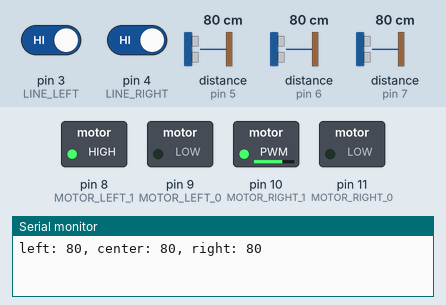
Bench run of a sketch on a simulated Arduino Uno, built with avr-gcc and run on an emulated ATmega328P. Parts: switched loads named in the sketch (green lamp = pin HIGH), the last lines printed to the serial monitor. Dashed ring = blinking. The test bench sets the inputs (shaded band); at power-on: distance to the obstacle (sensors on pin 6, pin 5, pin 7) 80 cm, pin 3 (LINE_LEFT) HIGH, pin 4 (LINE_RIGHT) HIGH. The echo pulse lasts 58.3 µs per cm; pins used as bus, display or sensor lines are not drawn.

Above: at 1.2 s.
1.3 s: distance to the obstacle (sensor on pin 6) set to 17 cm
4.8 s: distance to the obstacle (sensor on pin 6) set to 14 cm
At 6.0 s:
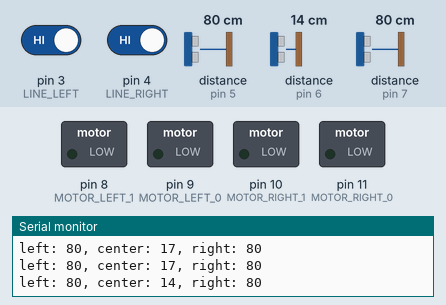
6.3 s: distance to the obstacle (sensor on pin 5) set to 16 cm
8.1 s: distance to the obstacle (sensor on pin 5) set to 12 cm
At 9.15 s:
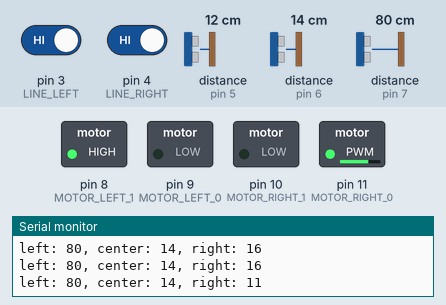
12.3 s: distance to the obstacle (sensor on pin 5) set to 18 cm
At 13.2 s:
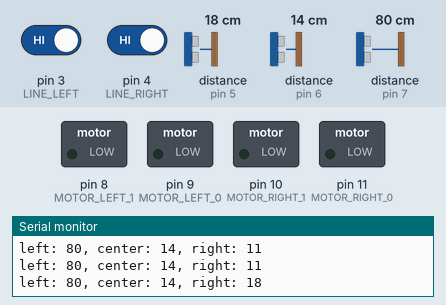
14.0 s: distance to the obstacle (sensor on pin 7) set to 17 cm
16.4 s: distance to the obstacle (sensor on pin 7) set to 13 cm
At 17.41 s:
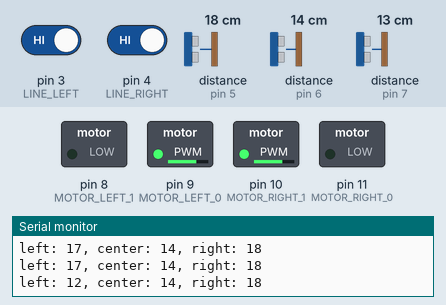
Timing chart, 0 to 21.6 s (numbered marks = the images above; inputs shaded):
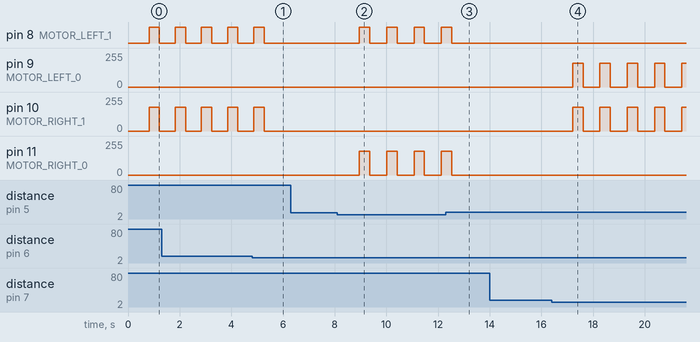

Measured:
- the behaviour switches between 16 and 15 cm on distance to the obstacle (sensor on pin 6) (found by bisection; images 0 and 1)
- the behaviour switches between 15 and 14 cm on distance to the obstacle (sensor on pin 5) (found by bisection; images 1 and 2)
- the behaviour switches between 15 and 14 cm on distance to the obstacle (sensor on pin 7) (found by bisection; images 3 and 4)
- after the input at 4.8 s, pin 8 (MOTOR_LEFT_1): goes on until 5.3 s, then stays LOW; pin 10 (MOTOR_RIGHT_1): goes on until 5.3 s, then stays 0/255
- after the input at 8.1 s, pin 8 (MOTOR_LEFT_1): alternates HIGH for 0.40 s and LOW for 0.66 s, starting after 0.86 s; pin 11 (MOTOR_RIGHT_0): alternates 180/255 for 0.40 s and 0/255 for 0.66 s, starting after 0.86 s
- after the input at 12.3 s, pin 8 (MOTOR_LEFT_1): goes on until 12.5 s, then stays LOW; pin 11 (MOTOR_RIGHT_0): goes on until 12.5 s, then stays 0/255
- after the input at 16.4 s, pin 9 (MOTOR_LEFT_0), pin 10 (MOTOR_RIGHT_1): alternates 180/255 for 0.40 s and 0/255 for 0.65 s, starting after 0.82 s
- by itself, pin 8 (MOTOR_LEFT_1): alternates HIGH for 0.40 s and LOW for 0.61 s

The sketch:

funny_code.ino
```cpp
#define MOTOR_LEFT_0 9
#define MOTOR_LEFT_1 8
#define MOTOR_RIGHT_0 11
#define MOTOR_RIGHT_1 10

#define LINE_LEFT 3
#define LINE_RIGHT 4

#define WALL_TRIGGER 2

#define WALL_LEFT 7
#define WALL_CENTER 6
#define WALL_RIGHT 5

#define MAX_WIGGLE 20
#define WALL_DISTENCE 15

#define MIN_SPEED 0
#define MAX_SPEED 180

long left_duration;
long center_duration;
long right_duration;
long left_cm;
long center_cm;
long right_cm;

enum Direction {
  Stop,
  Forward,
  Backword,
  Left,
  Right,
};

enum Mode {
  Line,
  Wall,
};

Mode mode = Line;

byte wiggle = MAX_WIGGLE;

void setup() {
  pinMode(MOTOR_LEFT_0, OUTPUT);
  pinMode(MOTOR_LEFT_1, OUTPUT);
  pinMode(MOTOR_RIGHT_0, OUTPUT);
  pinMode(MOTOR_RIGHT_1, OUTPUT);

  pinMode(LINE_LEFT, INPUT);
  pinMode(LINE_RIGHT, INPUT);

  pinMode(WALL_TRIGGER, OUTPUT);

  pinMode(WALL_LEFT, INPUT);
  pinMode(WALL_CENTER, INPUT);
  pinMode(WALL_RIGHT, INPUT);

  Serial.begin(9600);
}

void loop() {
  if (mode == Line) {
    line_mode();
  } else if (mode == Wall) {
    wall_mode();
  }
  //move(Forward);
}

void trigger() {
  delay(200); //delay to stop it being autistic
  digitalWrite(WALL_TRIGGER, false);
  delayMicroseconds(5);
  digitalWrite(WALL_TRIGGER, true);
  delayMicroseconds(10);
  digitalWrite(WALL_TRIGGER, false);
}

void wall_mode() {
  // scan shit
  trigger();
  long left_duration = pulseIn(WALL_LEFT, HIGH);
  trigger();
  long center_duration = pulseIn(WALL_CENTER, HIGH);
  trigger();
  long right_duration = pulseIn(WALL_RIGHT, HIGH);

  long left_cm = (left_duration / 2) / 29.1;
  long center_cm = (center_duration / 2) / 29.1;
  long right_cm = (right_duration / 2) / 29.1;

  Serial.print("left: ");
  Serial.print(left_cm);
  Serial.print(", center: ");
  Serial.print(center_cm);
  Serial.print(", right: ");
  Serial.print(right_cm);
  Serial.print("\n");

  if(left_cm > 15 && center_cm < 15 && right_cm < 15){
    while (true) {
      delay(50);
      move(Stop);
      move(Right);
      if(left_cm > 15 && center_cm < 15 && right_cm < 15){
        break;
      }
    }

  } else if(left_cm < 15 && center_cm < 15 && right_cm > 15) {
    while (true) {
      delay(50);
      move(Stop);
      move(Left);
      if(left_cm < 15 && center_cm < 15 && right_cm > 15){
        break;
      }
    }
  } else if(center_cm > 15) {
    move(Forward);
  } else {
    move(Stop);
  }

  delay(400);

  move(Stop);

}

void line_mode() {
  if ((digitalRead(LINE_LEFT) != 1) || (digitalRead(LINE_RIGHT) != 1)) {
        wiggle = MAX_WIGGLE;
  }

  if( (digitalRead(LINE_LEFT) == 0) && (digitalRead(LINE_RIGHT) == 0) ){
    move(Forward);
  } else if ( (digitalRead(LINE_LEFT) == 0) && (digitalRead(LINE_RIGHT) == 1) ) {
    move(Left);
  } else if ( (digitalRead(LINE_LEFT) == 1) && (digitalRead(LINE_RIGHT) == 0) ) {
    move(Right);
  } else if ((digitalRead(LINE_LEFT) == 1) && (digitalRead(LINE_RIGHT) == 1)) {
    move(Stop);
    if (wiggle > 0) {
      wiggle -= 1;
      delay(10);
    } else {
      mode = Wall;
    }


  } else {
    move(Stop);
  }
}

void move(Direction dir) {
  switch (dir) {
    case Forward:
      analogWrite(MOTOR_LEFT_0, MIN_SPEED);
      analogWrite(MOTOR_RIGHT_0, MIN_SPEED);
      analogWrite(MOTOR_LEFT_1, MAX_SPEED);
      analogWrite(MOTOR_RIGHT_1, MAX_SPEED);
      break;
    case Backword:
      analogWrite(MOTOR_LEFT_0, MAX_SPEED);
      analogWrite(MOTOR_RIGHT_0, MAX_SPEED);
      analogWrite(MOTOR_LEFT_1, MIN_SPEED);
      analogWrite(MOTOR_RIGHT_1, MIN_SPEED);
      break;
    case Left:
      analogWrite(MOTOR_LEFT_0, MAX_SPEED);
      analogWrite(MOTOR_RIGHT_0, MIN_SPEED);
      analogWrite(MOTOR_LEFT_1, MIN_SPEED);
      analogWrite(MOTOR_RIGHT_1, MAX_SPEED);
      break;
    case Right:
      analogWrite(MOTOR_LEFT_0, MIN_SPEED);
      analogWrite(MOTOR_RIGHT_0, MAX_SPEED);
      analogWrite(MOTOR_LEFT_1, MAX_SPEED);
      analogWrite(MOTOR_RIGHT_1, MIN_SPEED);
      break;
    case Stop:
      analogWrite(MOTOR_LEFT_0, MIN_SPEED);
      analogWrite(MOTOR_RIGHT_0, MIN_SPEED);
      analogWrite(MOTOR_LEFT_1, MIN_SPEED);
      analogWrite(MOTOR_RIGHT_1, MIN_SPEED);
      break;
  }
}
```
